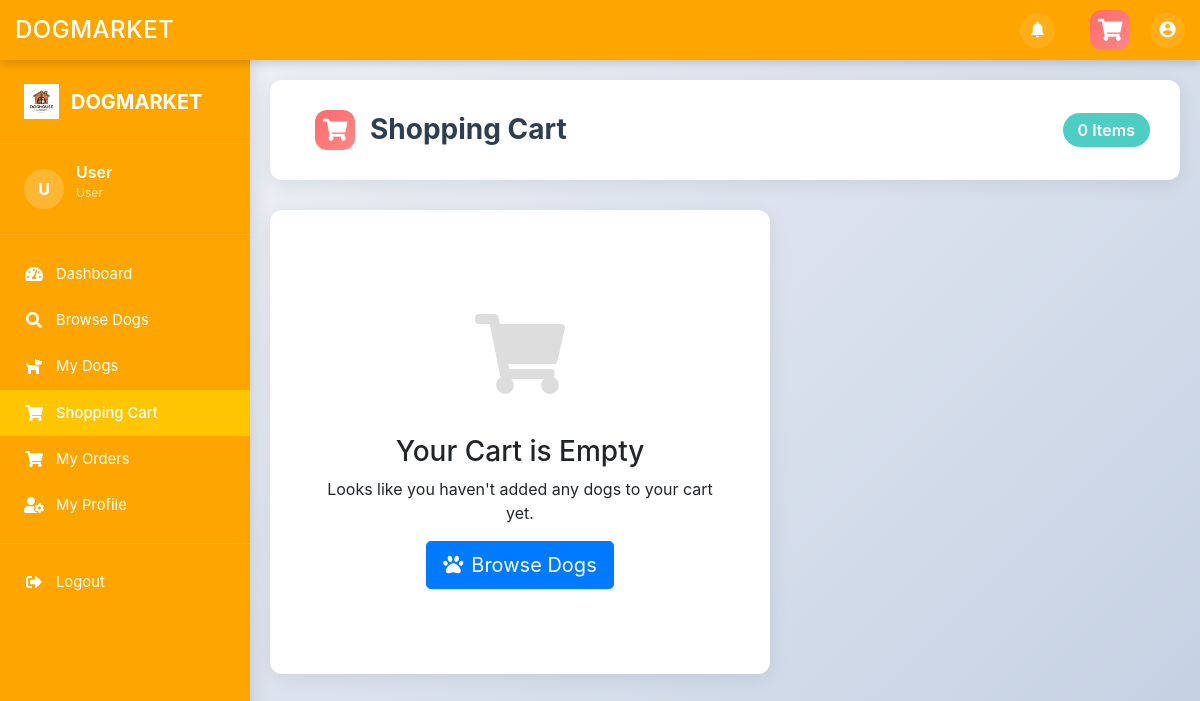
Page /dog/user/cart.php (signed in) on the committed database.
### tables this page shows
CREATE TABLE `company_info` (
  `id` int(11) NOT NULL,
  `company_name` varchar(150) NOT NULL,
  `address` varchar(255) NOT NULL,
  `city` varchar(100) NOT NULL,
  `postal_code` varchar(20) DEFAULT NULL,
  `phone` varchar(20) NOT NULL,
  `color` varchar(50) DEFAULT NULL,
  `logo` varchar(255) DEFAULT NULL,
  `favicon` varchar(255) DEFAULT NULL,
  `banner_image` varchar(255) DEFAULT NULL,
  `email_general` varchar(150) DEFAULT NULL,
  `email_support` varchar(150) DEFAULT NULL,
  `working_hours` varchar(100) DEFAULT NULL,
  `created_at` timestamp NOT NULL DEFAULT current_timestamp(),
  `font` enum('Arial','Verdana','Helvetica','Tahoma','Trebuchet MS','Times New Roman','Georgia','Garamond','Courier New','Brush Script MT','Lucida Sans','Lucida Console','Palatino Linotype','Book Antiqua','Impact','Comic Sans MS','Segoe UI','Candara','Optima','Calibri','Cambria','Franklin Gothic Medium','Gill Sans','Century Gothic','Perpetua','Rockwell','Baskerville','Didot','Monaco','Geneva') DEFAULT 'Arial'
);

### dog/user/sidenav.php (the view, shortened to what this page needs)
<?php
$username = $_SESSION['username'] ?? 'User';
if (!isset($companyInfo) || empty($companyInfo)) {
    $companyQuery = "SELECT * FROM company_info LIMIT 1";
    $result = mysqli_query($conn, $companyQuery);
    if ($result && mysqli_num_rows($result) > 0) {
        $companyInfo = mysqli_fetch_assoc($result);
    } else {
        $companyInfo = [
            'company_name' => 'Doghouse Market',
            'color' => '#ffa500',
            'logo' => ''
        ];
    }
}
$current_page = basename($_SERVER['PHP_SELF']);
function isActive($page_name) {
    global $current_page;
    return ($current_page == $page_name) ? 'active' : '';
}
?>
<!DOCTYPE html>
<html lang="en">
<head>
    <link rel="stylesheet" href="https://cdnjs.cloudflare.com/ajax/libs/font-awesome/5.15.1/css/all.min.css">
</head>
<body>
<nav class="top-nav">
    <div class="top-nav-content">
        <h1 class="top-nav-title"><?php echo htmlspecialchars($companyInfo['company_name'] ?? 'Doghouse Market'); ?></h1>
        <div class="top-nav-actions">
            <div class="notification-icon">
                <i class="material-icons">notifications</i>
            </div>
            <a href="cart.php" class="cart-icon" title="Shopping Cart">
                <i class="fas fa-shopping-cart"></i>
            </a>
            <div class="user-profile">
                <i class="material-icons">account_circle</i>
            </div>
        </div>
    </div>
</nav>
<nav class="sidebar" id="sidebar">
    <div class="sidebar-header">
        <?php if (!empty($companyInfo['logo'])): ?>
            <img src="../<?php echo htmlspecialchars($companyInfo['logo']); ?>" alt="Logo" class="sidebar-logo">
        <?php else: ?>
            <i class="fas fa-paw me-2"></i>
        <?php endif; ?>
        <h5 class="sidebar-brand"><?php echo htmlspecialchars($companyInfo['company_name'] ?? 'Doghouse Market'); ?></h5>
    </div>
    <div class="sidebar-user">
        <div class="sidebar-user-img">
            <?php echo strtoupper(substr($username, 0, 1)); ?>
        </div>
        <div class="sidebar-user-details">
            <p class="sidebar-user-name"><?php echo htmlspecialchars($username); ?></p>
            <p class="sidebar-user-role">User</p>
        </div>
    </div>
    <ul class="sidebar-nav list-unstyled">
        <li class="sidebar-item">
            <a href="dashboard.php" class="sidebar-link <?php echo isActive('dashboard.php'); ?>">
                <i class="fas fa-tachometer-alt"></i>
                <span>Dashboard</span>
            </a>
        </li>
        <li class="sidebar-item">
            <a href="browse_dogs.php" class="sidebar-link <?php echo isActive('browse_dogs.php'); ?>">
                <i class="fas fa-search"></i>
                <span>Browse Dogs</span>
            </a>
        </li>
        <li class="sidebar-item">
            <a href="my_dogs.php" class="sidebar-link <?php echo isActive('my_dogs.php'); ?>">
                <i class="fas fa-dog"></i>
                <span>My Dogs</span>
            </a>
        </li>
        <li class="sidebar-item">
            <a href="cart.php" class="sidebar-link <?php echo isActive('cart.php'); ?>">
                <i class="fas fa-shopping-cart"></i>
                <span>Shopping Cart</span>
            </a>
        </li>
        <li class="sidebar-item">
            <a href="my_orders.php" class="sidebar-link <?php echo isActive('my_orders.php'); ?>">
                <i class="fas fa-shopping-cart"></i>
                <span>My Orders</span>
            </a>
        </li>
        <li class="sidebar-item">
            <a href="profile.php" class="sidebar-link <?php echo isActive('profile.php'); ?>">
                <i class="fas fa-user-cog"></i>
                <span>My Profile</span>
            </a>
        </li>
        <li class="sidebar-section">
            <hr style="border-color: rgba(255,255,255,0.2); margin: 15px 0;">
        </li>
        <li class="sidebar-item">
            <a href="../logout.php" class="sidebar-link" onclick="return confirm('Are you sure you want to logout?');">
                <i class="fas fa-sign-out-alt"></i>
                <span>Logout</span>
            </a>
        </li>
    </ul>
</nav>
</body>
</html>

### dog/user/cart.php (style rules this page uses)
:root { --primary-color: #ff6b6b; --secondary-color: #4ecdc4; --dark-color: #2c3e50; --light-gray: #f8f9fa; --border-radius: 12px; --box-shadow: 0 4px 20px rgba(0,0,0,0.08); --transition: all 0.3s cubic-bezier(0.4, 0, 0.2, 1); }
body { background: linear-gradient(135deg, #f5f7fa 0%, #c3cfe2 100%); font-family: 'Inter', 'Segoe UI', sans-serif; margin-left: 250px; min-height: 100vh; }
.cart-icon { width: 50px; height: 50px; background: linear-gradient(135deg, var(--primary-color), #ff8787); border-radius: 12px; display: flex; align-items: center; justify-content: center; color: white; font-size: 24px; }

### rows in the picture
company_info: company_name "DOGMARKET", logo (picture)

### other values in the picture
substr($username, 0, 1) "U"
$username "User"
$cart_count "0"
